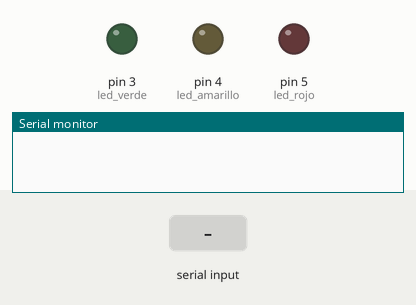
Recording of a sketch running on a simulated Arduino Uno, built with avr-gcc and run on an emulated ATmega328P. Parts: output pins drawn as LEDs (lit = HIGH), the last lines printed to the serial monitor. Dashed ring = blinking. The inputs (shaded band) are chosen by the test bench.

Above: at 1.2 s.
1.3 s: "a" received over Serial
At 1.7 s:
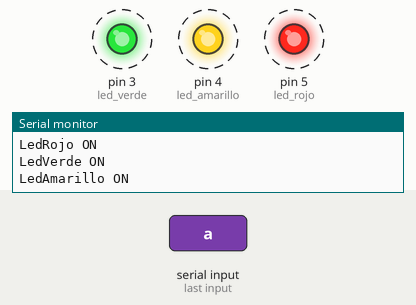
4.3 s: "p" received over Serial
At 5.2 s:
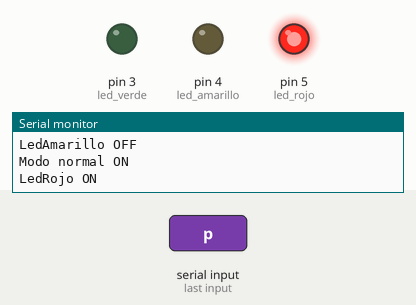
At 10.2 s:
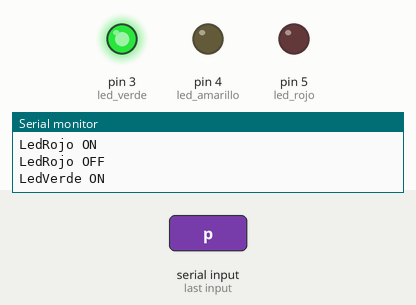
Timing chart, 0 to 23.0 s (numbered marks = the images above; inputs shaded):
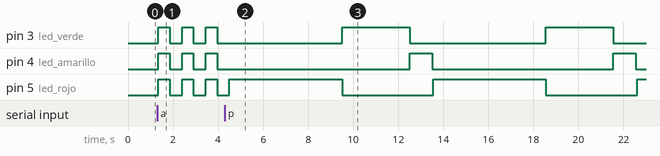

The sketch:

mcu_semaforo_con_node.ino
```cpp
int led_rojo = 5;
int led_amarillo = 4;
int led_verde = 3;
int pulsador = 12;

char data;
int modoOperacion = 0;

int veces_pulsadas = 0;
int aux = 0;

void setup() {
  Serial.begin(9600);
  pinMode(led_rojo, OUTPUT);
  pinMode(led_amarillo, OUTPUT);
  pinMode(led_verde, OUTPUT);
  pinMode(pulsador, INPUT);
}

void loop() {
  if (Serial.available() > 0) {
    data = Serial.read();
    if (data == 'p') {
      modoOperacion = 1;
    }
    else if(data == 'a') {
      modoOperacion = 2;
    }
  }

  if (modoOperacion == 1) {
    Serial.println("Modo normal ON");

    Serial.println("LedRojo ON");
    digitalWrite(led_rojo, HIGH);
    digitalWrite(led_amarillo, LOW);
    digitalWrite(led_verde, LOW);
    delay(5000);
    Serial.println("LedRojo OFF");

    Serial.println("LedVerde ON");
    digitalWrite(led_rojo, LOW);
    digitalWrite(led_verde, HIGH);
    delay(3000);
    Serial.println("LedVerde OFF");

    Serial.println("LedAmarillo ON");
    digitalWrite(led_verde, LOW);
    digitalWrite(led_amarillo, HIGH);
    delay(1000);
    Serial.println("LedAmarillo OFF");

    digitalWrite(led_amarillo, LOW);
  }
  else if (modoOperacion == 2) {
    Serial.println("Modo mantenimiento ON");

    Serial.println("LedRojo ON");
    Serial.println("LedVerde ON");
    Serial.println("LedAmarillo ON");
    digitalWrite(led_rojo, HIGH);
    digitalWrite(led_amarillo, HIGH);
    digitalWrite(led_verde, HIGH);
    delay(500);

    Serial.println("LedRojo OFF");
    Serial.println("LedVerde OFF");
    Serial.println("LedAmarillo OFF");
    digitalWrite(led_rojo, LOW);
    digitalWrite(led_amarillo, LOW);
    digitalWrite(led_verde, LOW);
    delay(500);
  }

  delay(50);
}
```

Measured:
- after the input at 1.3 s, pin 3 (led_verde), pin 4 (led_amarillo), pin 5 (led_rojo): alternates HIGH for 0.50 s and LOW for 0.55 s, starting after 0.05 s
- after the input at 4.3 s, pin 3 (led_verde): alternates HIGH for 3.0 s and LOW for 6.1 s, starting after 5.2 s; pin 4 (led_amarillo): alternates HIGH for 1.0 s and LOW for 8.1 s, starting after 8.2 s; pin 5 (led_rojo): alternates HIGH for 5.0 s and LOW for 4.1 s, starting after 5.2 s
